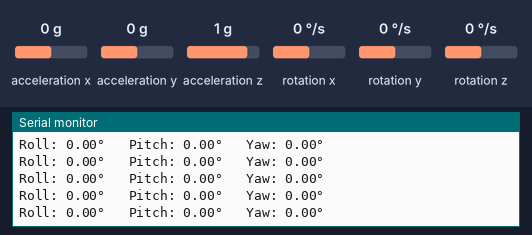
Bench run of a sketch on a simulated Arduino Uno, built with avr-gcc and run on an emulated ATmega328P. Parts: the last lines printed to the serial monitor. Wiring (inferred from the names in the program): MPU-6050 motion sensor at I2C address 0x68. Inputs (shaded band) come from the test bench; at power-on: acceleration z 1 g, acceleration x 0 g, rotation z 0 °/s, acceleration y 0 g, rotation x 0 °/s, rotation y 0 °/s.

Above: at 3.2 s.
3.3 s: acceleration z set to 0 g
At 3.36 s:
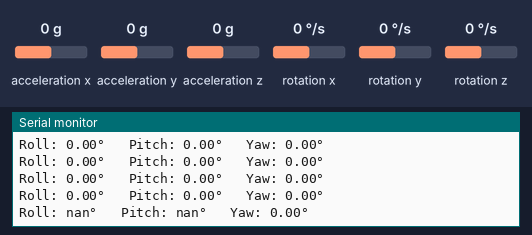
5.2 s: acceleration x set to -1.4 g
At 5.21 s:
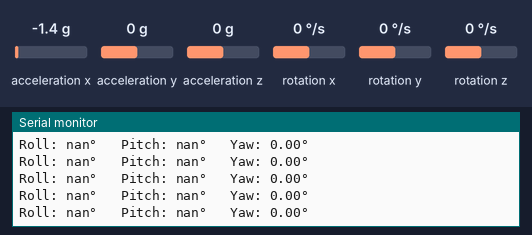
8.2 s: rotation z set to -192 °/s
At 8.41 s:
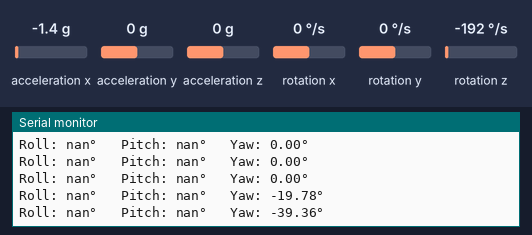
Timing chart, 0 to 11.2 s (numbered marks = the images above; inputs shaded):
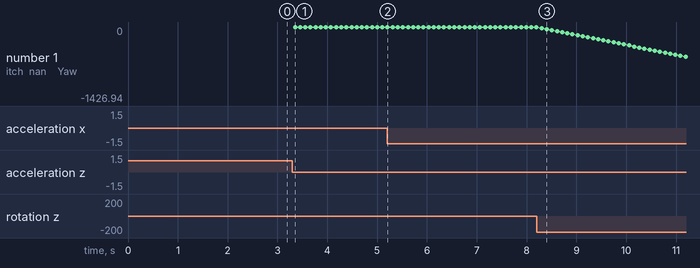

The sketch:

sketch.ino
```cpp
/*
  Practica 04 - Comunicacion I2C con MPU6050
  Universidad Catolica Boliviana "San Pablo"
  IMT-222 Sistemas Embebidos I

  Hardware:
  - Arduino UNO
  - Sensor MPU6050 (I2C)

  Conexiones:
  MPU6050 VCC -> Arduino 5V
  MPU6050 GND -> Arduino GND
  MPU6050 SCL -> Arduino A5
  MPU6050 SDA -> Arduino A4
*/

#include "MPU6050.h"

// Periodo de muestreo
const unsigned long PERIODO_MUESTREO = 100;

// Crear objeto del sensor
MPU6050 sensor;

void setup() {
  // Inicializar sensor MPU6050
  sensor.inicializar();
}

void loop() {
  // Leer datos del sensor
  sensor.leerDatos();

  // Calcular angulos Roll, Pitch, Yaw
  sensor.calcularAngulos();

  // Mostrar resultados
  sensor.mostrarDatos();

  // Esperar 100ms antes de siguiente lectura
  delay(PERIODO_MUESTREO);
}
```

MPU6050.cpp
```cpp
/*
  MPU6050.cpp - Implementacion de la libreria MPU6050
*/

#include "MPU6050.h"

// Constructor
MPU6050::MPU6050() {
  anguloGyX = 0;
  anguloGyY = 0;
  anguloGyZ = 0;
  roll = 0;
  pitch = 0;
  yaw = 0;
  tiempoAnterior = 0;
}

// Inicializar sensor MPU6050
void MPU6050::inicializar() {
  Wire.begin();
  Wire.beginTransmission(direccion);
  Wire.write(REG_PWR_MGMT_1);  // Registro PWR_MGMT_1
  Wire.write(VALOR_WAKE_UP);   // Despertar el MPU6050
  Wire.endTransmission(true);

  Serial.begin(BAUDRATE_SERIAL);
  Serial.println("    MPU6050 INICIALIZADO CORRECTAMENTE");
  delay(2000);
}

// Leer datos crudos del sensor
void MPU6050::leerDatos() {
  Wire.beginTransmission(direccion);
  Wire.write(REG_ACCEL_XOUT_H);  // Registro inicial de datos
  Wire.endTransmission(false);
  Wire.requestFrom(direccion, NUM_BYTES_LECTURA, true);

  // Leer acelerometro
  acelerometroX = Wire.read() << 8 | Wire.read();
  acelerometroY = Wire.read() << 8 | Wire.read();
  acelerometroZ = Wire.read() << 8 | Wire.read();

  // Leer temperatura (no se usa)
  temperatura = Wire.read() << 8 | Wire.read();

  // Leer giroscopio
  giroscopioX = Wire.read() << 8 | Wire.read();
  giroscopioY = Wire.read() << 8 | Wire.read();
  giroscopioZ = Wire.read() << 8 | Wire.read();
}

// Calcular angulos Roll, Pitch, Yaw
void MPU6050::calcularAngulos() {
  // Calcular tiempo transcurrido
  tiempoAnterior = tiempoActual;
  tiempoActual = millis();
  tiempo = (tiempoActual - tiempoAnterior) / 1000.0;

  // Calcular angulos desde acelerometro
  anguloAcX = (atan(acelerometroY / sqrt(pow(acelerometroX, 2) + pow(acelerometroZ, 2))) * 180 / PI);
  anguloAcY = (atan(-1 * acelerometroX / sqrt(pow(acelerometroY, 2) + pow(acelerometroZ, 2))) * 180 / PI);

  // Convertir giroscopio a grados/segundo
  float gyroX = giroscopioX / SENS_GYRO_250DPS;
  float gyroY = giroscopioY / SENS_GYRO_250DPS;
  float gyroZ = giroscopioZ / SENS_GYRO_250DPS;

  // Calcular angulos desde giroscopio
  anguloGyX = anguloGyX + gyroX * tiempo;
  anguloGyY = anguloGyY + gyroY * tiempo;
  yaw = yaw + gyroZ * tiempo;
  // Filtro complementario (96% giroscopio + 4% acelerometro)
  roll = ALFA_GYRO * anguloGyX + ALFA_ACEL * anguloAcX;
  pitch = ALFA_GYRO * anguloGyY + ALFA_ACEL * anguloAcY;

  // Actualizar valores del giroscopio
  anguloGyX = roll;
  anguloGyY = pitch;
}

// Mostrar datos en monitor serial
void MPU6050::mostrarDatos() {
  Serial.print("Roll: ");
  Serial.print(roll, 2);
  Serial.print("°   Pitch: ");
  Serial.print(pitch, 2);
  Serial.print("°   Yaw: ");
  Serial.print(yaw, 2);
  Serial.println("°");
}
```

MPU6050.h
```cpp
/*
  MPU6050.h - Libreria para manejo del sensor MPU6050
  Comunicacion I2C con Arduino UNO
*/

#ifndef MPU6050_H
#define MPU6050_H

#include <Arduino.h>
#include <Wire.h>

// Direccion I2C del MPU6050 cuando AD0 esta en GND
static const uint8_t MPU6050_ADDR = 0x68;

// Registros del MPU6050
static const uint8_t REG_PWR_MGMT_1    = 0x6B;
static const uint8_t REG_ACCEL_XOUT_H  = 0x3B;

// Constantes de configuracion
static const uint8_t NUM_BYTES_LECTURA = 14;
static const uint8_t VALOR_WAKE_UP     = 0x00;

// Sensibilidad del giroscopio en modo ±250°/s
static const float SENS_GYRO_250DPS = 131.0;

// Coeficientes del filtro complementario
static const float ALFA_GYRO = 0.96;
static const float ALFA_ACEL = 0.04;

// Configuracion de comunicacion serial
static const unsigned long BAUDRATE_SERIAL = 115200;

class MPU6050 {
  private:
    const uint8_t direccion = MPU6050_ADDR;

    // Variables crudas del sensor
    int16_t acelerometroX, acelerometroY, acelerometroZ;
    int16_t giroscopioX, giroscopioY, giroscopioZ;
    int16_t temperatura;

    // Variables de angulos
    float anguloAcX, anguloAcY;
    float anguloGyX, anguloGyY, anguloGyZ;

    // Variables de tiempo
    unsigned long tiempoActual, tiempoAnterior;
    float tiempo;

  public:
    // Variables publicas de salida
    float roll, pitch, yaw;

    // Metodos publicos
    MPU6050();
    void inicializar();
    void leerDatos();
    void calcularAngulos();
    void mostrarDatos();
};

#endif
```

Measured:
- after the input at 3.3 s, the serial monitor: prints a new line after 0.05 s (image 1)
- after the input at 8.2 s, the serial monitor: prints a new line after 0.10 s (image 3)
- plotted number 1: 0 → -1426.94 after the input at 8.2 s
